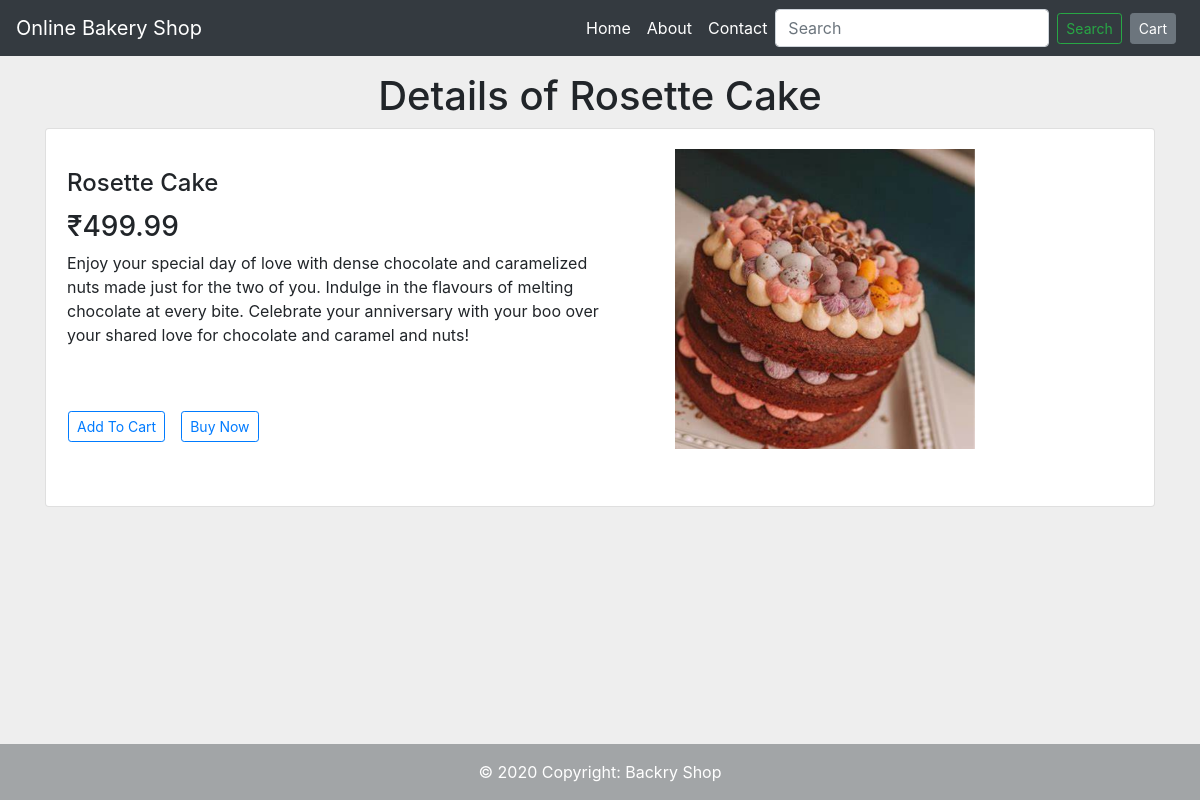
The app's page /shop/products/59 with its own data.
### shop/models.py (models this page shows, shortened)
class Product(models.Model):
    product_name = models.CharField(max_length=50)
    category = models.CharField(max_length=50, default="")
    subcategory = models.CharField(max_length=50, default="")
    price = models.IntegerField(default=0)
    desc = models.CharField(max_length=300,default="nothing is to describe")
    pub_date = models.DateField()
    image = models.ImageField(upload_to='shop/images', default="")
    cart=models.BooleanField(default=False)
    qty=models.IntegerField(default=0)
    total=models.IntegerField(default=1)

### shop/views.py (the view)
# urls.py: path("products/<int:myid>", views.productView, name="ProductView"),
def productView(request, myid):
    product = Product.objects.filter(id=myid)
    return render(request, 'shop/prodView.html', {'product':product[0]})

### shop/templates/shop/prodView.html (shortened to what this page needs)
{% extends 'shop/basic.html' %}
{% block body %}
<div class="container py-3">
    <div class="title h1 text-center">Details of {{product.product_name}}</div>
    <div class="card">
        <div class="row ">
            <div style="padding: 20px; margin: 20px;" class="col-md-6 px-3">
                <div class="card-block px-6">
                    <h4 class="card-title">{{product.product_name}}</h4>
                    <h3 class="mr-1">₹{{product.price}}.99</h4>
                    <p class="card-text">
                        {{product.desc}}
                    </p>
                    <br>
                    <div class="row my-4">
                        <a href="{% url 'shop:add_cart' product.id %}"> <button class="btn btn-sm btn-outline-primary mx-3">Add To
                                Cart</button></a>
                                <a href="{% url 'shop:add_cart' product.id %}"> <button class="btn btn-sm btn-outline-primary">Buy Now</button> </a>
                    </div>
                </div>
            </div>
            <div class="col-md-5">
                <div id="" class="carousel slide" data-ride="carousel">
                    <div class="carousel-inner">
                        <div class="carousel-item active">
                            <img style="margin: 20px;" class="d-block" src="/media/{{product.image}}" alt="">
                        </div>
                    </div>
                </div>
            </div>
        </div>
    </div>
</div>
<footer class="text-center fixed-bottom text-white" style="background-color: #caced1;">
    <div class="text-center p-3" style="background-color: rgba(0, 0, 0, 0.2);">
      © 2020 Copyright:
      <a class="text-white" href="#">Backry Shop</a>
    </div>
  </footer>
{% endblock %}

### shop/templates/shop/basic.html (shortened to what this page needs)
<html lang="en">
  <head>
    <link
      rel="stylesheet"
      href="https://stackpath.bootstrapcdn.com/bootstrap/4.2.1/css/bootstrap.min.css"
    />
  </head>
  <body>
    <nav class="navbar navbar-expand-lg navbar-dark bg-dark">
      <a class="navbar-brand" href="/shop/">Online Bakery Shop</a>
      <div class="collapse navbar-collapse" id="navbarSupportedContent">
        <ul class="navbar-nav ml-auto">
          <li class="nav-item active">
            <a class="nav-link" href="/shop/"
              >Home <span class="sr-only">(current)</span></a
            >
          </li>
          <li class="nav-item active">
            <a class="nav-link" href="/shop/about"
              >About </a
            >
          </li>
          <li class="nav-item active">
            <a class="nav-link" href="/shop/contact"
              >Contact</a
            >
          </li>
        </ul>
        <form
          class="form-inline my-2 my-lg-0"
          method="get"
          action="{% url 'shop:search' %}"
        >
          <input
            class="form-control  mr-sm-2"
            type="search"
            name="q"
            placeholder="Search"
            aria-label="Search"
          />
          <button class="btn btn-sm btn-outline-success my-2 my-sm-0" type="submit">
            Search
          </button>
        </form>
        <button
          type="button"
          class="btn btn-sm btn-secondary mx-2"
          id="popcart"
          data-container="body"
          data-toggle="popover"
          data-placement="bottom"
          data-html="true"
          data-content="Vivamus
sagittis lacus vel augue laoreet rutrum faucibus."
        >
          Cart
        </button>
      </div>
    </nav>
    {% block body %} {% endblock %}
  </body>
</html>

### records on screen
Product: product_name "Rosette Cake", price "499", desc "Enjoy your special day of love with dense chocolate and caramelized nuts made just for the two of you. Indulge in the flavours of melting chocolate at every bite. Celebrate your anniversary with your boo over your shared love for chocolate and caramel and nuts!", image (picture)
